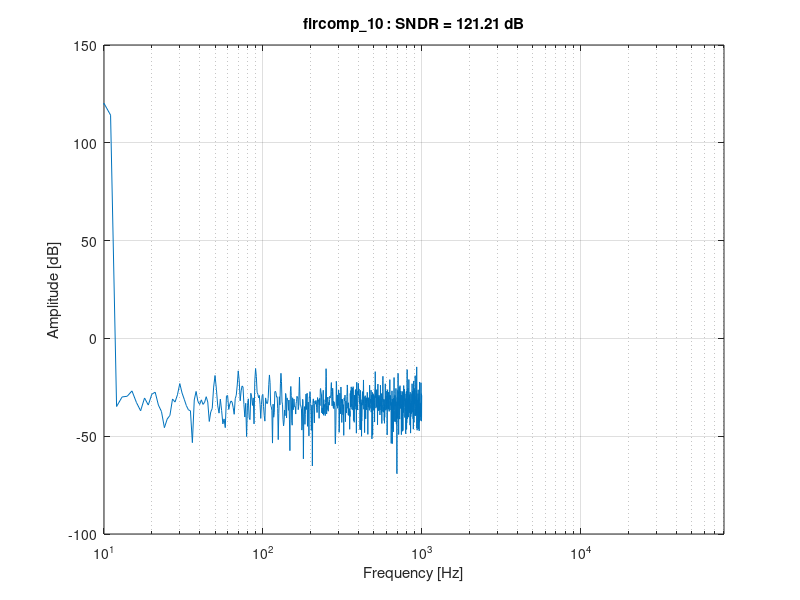

Reproduce this figure in MATLAB.
%close all;
v1 =  load("fircomp_10.txt"); %add file here
v1=v1-0.5; % Remove the DC component from digital signal.

NFFTv = 2000; %last this many samples will be used to plot fft
OSR = 2048;
Fs = 2e3; %sampling frequency
len = length(v1);
v1 = v1(len-NFFTv+1:end); % Take last NFFTv samples of v1
L = length(v1);
FS = 1;
fv = Fs / 2 * linspace(0, 1, NFFTv / 2 + 1); % Frequency vector (Hz)


%no changes required below this line

% Compute PSD & plot
% Use this for no LEAKAGE :)

wind = 0.5 - 0.5*cos(2*pi*(0:L-1)'/L);   % = hann(L,'periodic') (no toolbox needed)
fft_outv = fft(v1 .* wind, NFFTv);
% Ptot = (abs(fft_outv)).^2; % Power spectrum of the signal

% Normalise the peak of signal

Ptot = (abs(fft_outv)/(FS * sum(wind) * 1/4)).^2; % Power spectrum of the signal
fft_onesided = abs(Ptot(1:NFFTv/2+1));
figure('Name','fircomp_10');
semilogx(fv, 10*log10(fft_onesided)); 
xlim([10, 80e3])
xlabel('Frequency [Hz]');
ylabel('Amplitude [dB]');
grid on;

% SNDR calculation
% Select appropriate signal bin for SNDR calculation
fin = 10;
k = round(fin * NFFTv / Fs) + 1;
sigbin = k-1:k+1;
% For signal power, integrate over input signal BW
sigpow = sum(fft_onesided(sigbin));
% For noise Power, integrate till nyquist frequency and subtract signal
% power.
% npow = sum(fft_onesided(3:end)) - sigpow;
npow = sum(fft_onesided(3:round(end))) - sigpow;

sndr = 10*log10(sigpow./npow); % Compute SNDR
title(sprintf('fircomp_10 : SNDR = %.2f dB', sndr), 'Interpreter','none');
fprintf('fircomp_10  (fin = 10 Hz)  ->  SNDR = %.2f dB\n', sndr);
